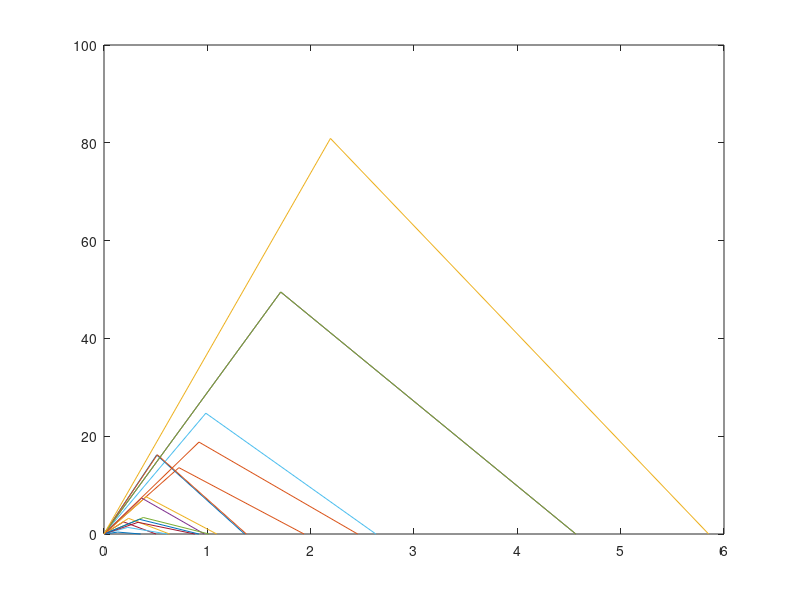

This chart was generated by the following MATLAB code: (Note: this script raises an error after producing the figure.)
clear
clc

load Stuff2Data_Names.mat
load Stuff2Data_Numbers.mat
%% Initialize Constants
Num = Stuff2Data;
Name = Stuff2Data1;

L = Num(:,6);            %[ft] longest flow path
Sl = Num(:,3);           %[unitless] average slope along the longest flow path
P = Num(:,8);            %[in] rainfall depth (tc value in hrs at 50 yr event form NRCC)
A = Num(:,1)*1000^2;     %[m^2]                   
N = length(L);

CN = 70*0.4 + 85*0.23 + 74*0.2 + 83*0.15 + 98*0.02; 
S = 1000/CN-10;    %[in] watershed storage
Ia = 0.05*S;     %[in] initial abstraction

%% CN Synthetic Triangular Hydrograph Method
tc = zeros(N,1);     %[hrs] Kirpich (1940)
Q_tri = zeros(N,1);  %[m] runoff depth
qp_tri = zeros(N,1); %[m^3/s] 
x_tri = zeros(N,3);
y_tri = zeros(N,3);

for i = 1:N
    tc(i) = (0.0078 * L(i)^(0.77) * Sl(i)^(-0.385)) / 60; 
    Q_tri(i) = (P(i)-Ia)^2 / (P(i)-Ia+S)*0.0254; 
    qp_tri(i) = 2*Q_tri(i)*A(i) / (2.937*tc(i)*3600);
    
end

tp_tri = 1.1*tc;                 %[hrs] peak time, Kirpich
tr_tri = 1.67*tp_tri;            %[hrs] recession time, Kirpich
%style = ['--','b-','r:','r-.','b--','g--','c--','m--','y-','k--',...
%    'b:','g:','m:','c:','k:','m-.','g-.'];

for j = 1:N
    x_tri(j,2) = tp_tri(j);
    x_tri(j,3) = tp_tri(j)+tr_tri(j);
    y_tri(j,2) = qp_tri(j);
    plot(x_tri(j,:), y_tri(j,:))
    hold on
end

hold off

legend(Name(1), Name(2), Name(3), Name(4), Name(5), Name(6), Name(7),...
    Name(8), Name(9), Name(10), Name(11), Name(12), Name(13),Name(14),...
    Name(15), Name(16), Name(17))
xlabel('Time [hrs]')
ylabel('Storm Runoff [m^3/s]')
title('Synthetic Triangular Hydrograph of 17 Different Stream Crossings for a 50 year Return Period')

